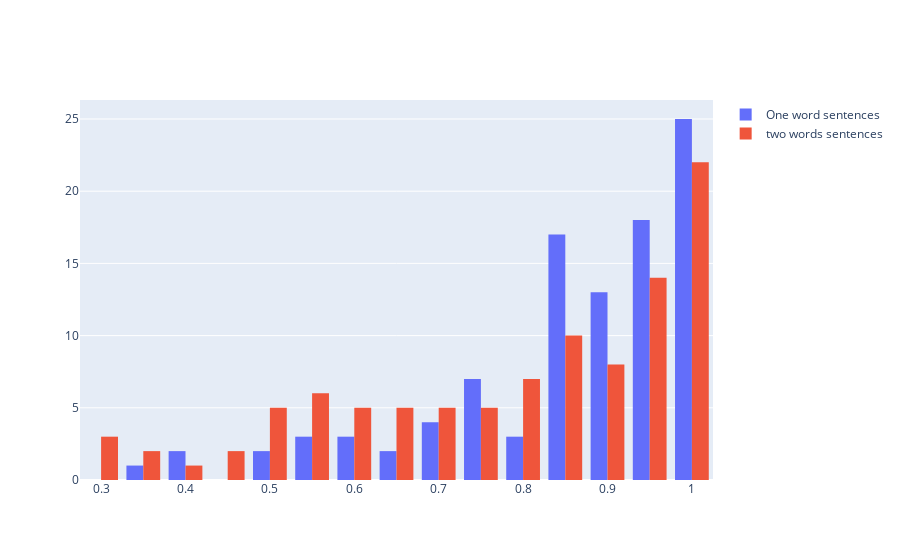

The code cell stored with this chart in its notebook:
### Code cell
fig = go.Figure()

fig.add_trace(go.Histogram(histfunc="count", y=percentages_one, x=percentages_one, name="One word sentences"))
fig.add_trace(go.Histogram(histfunc="count", y=percentages_two, x=percentages_two, name="two words sentences"))

fig.show()
